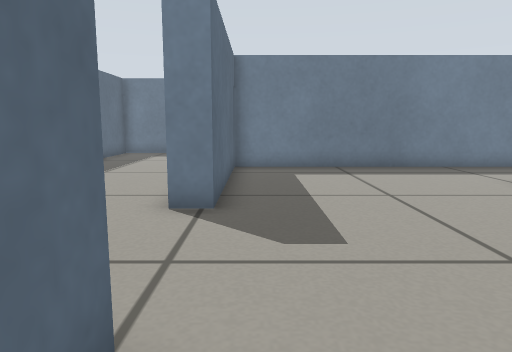
[1] (above)

16 first-person views from a walk through a robot-simulator world made for Gazebo. The camera is 0.39 m above the floor, tilts 8° down and sees 70° across. The floor is counted in squares, 0.25 m on a side. Each view is taken from the middle of a square. On the plan, view 1 faces up. The plan holds only what a view shows up to about 16 squares ahead; the rest is blank.

[2]
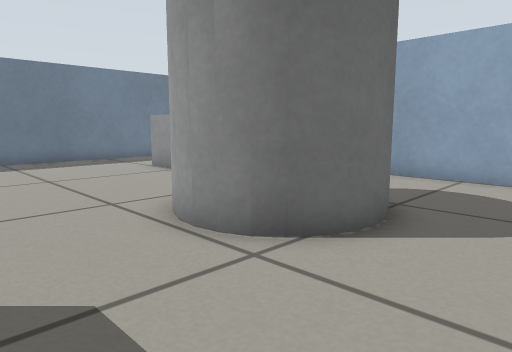

[3]
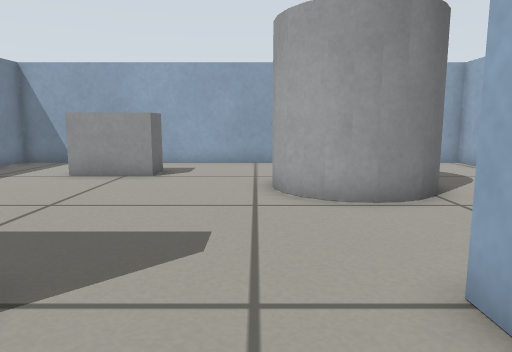

[4]
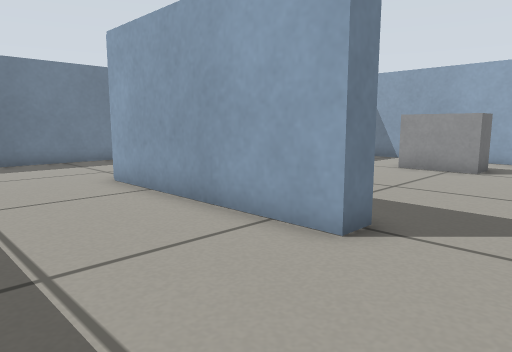

[5]
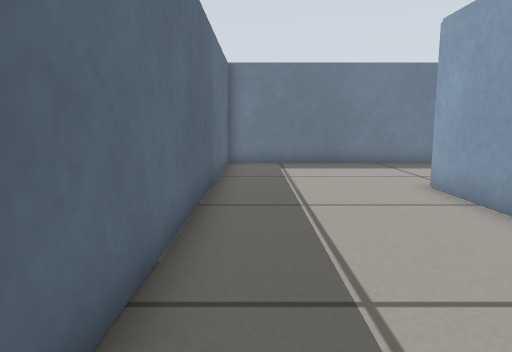

[6]
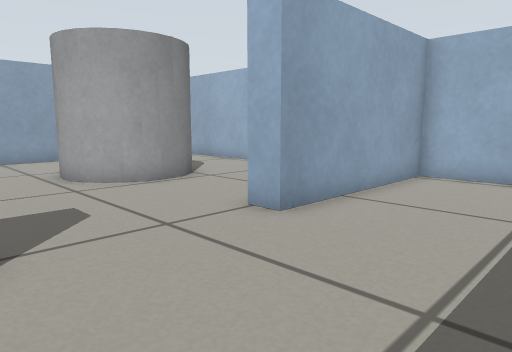

[7]
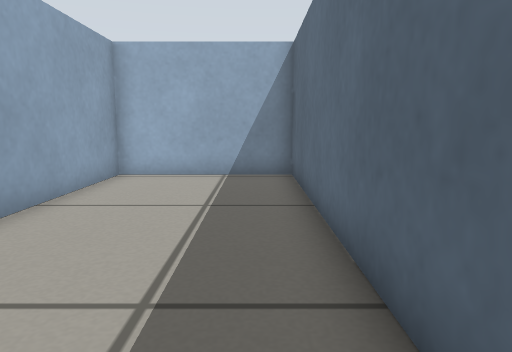

[8]
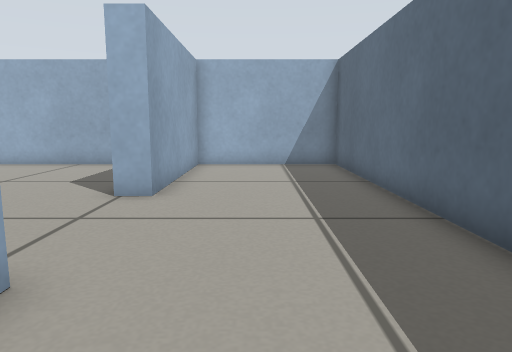

[9]
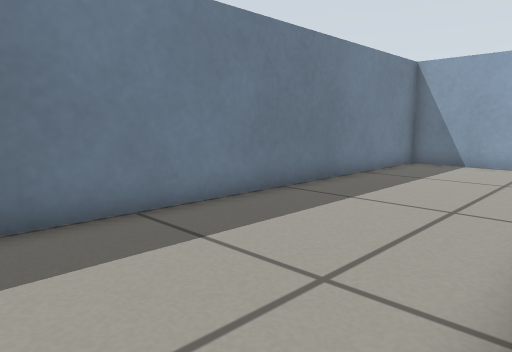

[10]
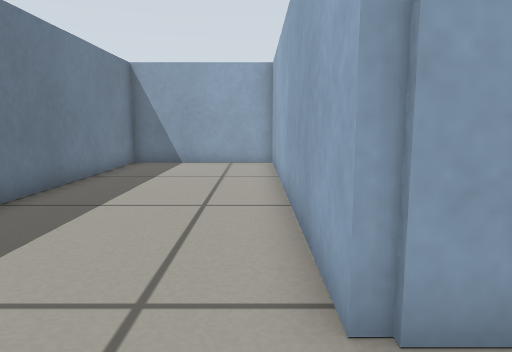

[11]
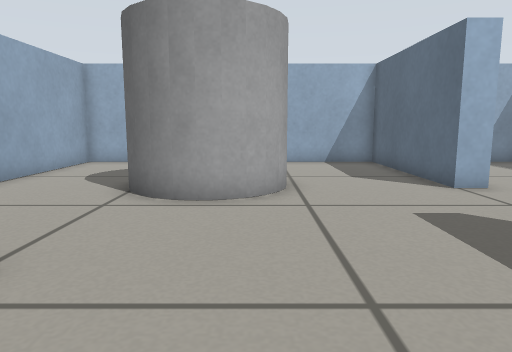

[12]
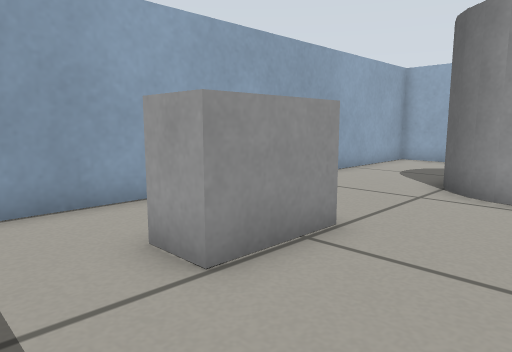

[13]
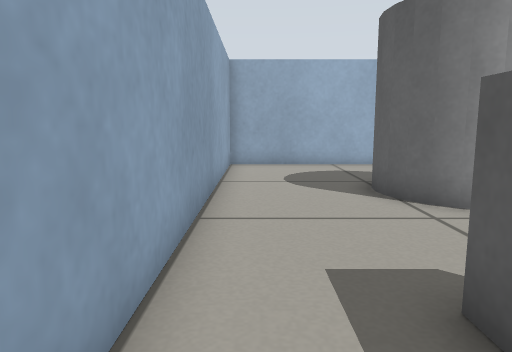

[14]
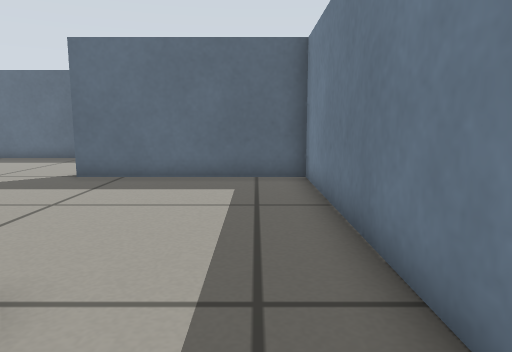

[15]
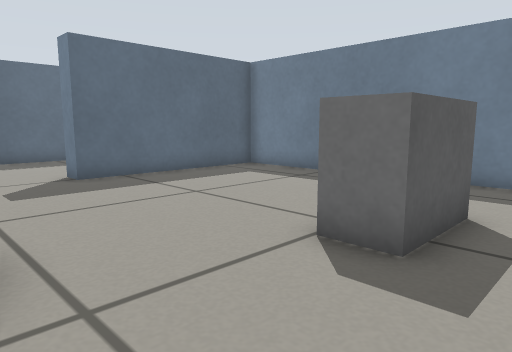

[16]
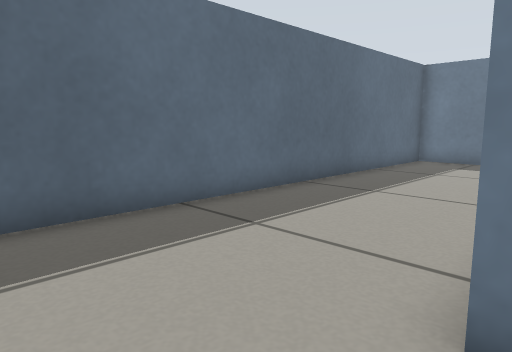

### Floor plan
Key: @ floor where view 1 was taken; # wall or solid block; . floor; B grey box; C grey cylinder.
Columns run from 7 left of view 1 to 11 right of it. Each row starts with its distance up from view 1.
 20 ###################
 19 #.................#
 18 #.................#
 17 #.................#
 16 #.................#
 15 #.................#
 14 #....##############
 13 #....##           #
 12 #....##...........#
 11 #....##...........#
 10 #....##.......BB..#
  9 #....##.......BB..#
  8 #....##.......BB..#
  7 #....##.......BB..#
  6 #.................#
  5 #.................#
  4 #...........C.....#
  3 #..........CCCC...#
  2 #....##...CC  C...#
  1 #....##...CC  C...#
  0 #....##@...CCC ...#
 -1 #....##...........#
 -2 #....##...........#
 -3 #....##...........#
 -4 ###################

Where each view was taken, in squares from view 1:
view 1: 0 up, 0 right, facing up
view 2: 3 down, 0 right, facing up-right
view 3: 4 up, 4 left, facing right
view 4: 4 up, 6 left, facing up-right
view 5: 5 up, 6 left, facing up
view 6: 7 up, 6 left, facing down-right
view 7: 7 up, 6 left, facing down
view 8: 10 up, 4 left, facing down
view 9: 14 up, 4 left, facing up-right
view 10: 15 up, 4 left, facing right
view 11: 11 up, 4 right, facing down
view 12: 12 up, 4 right, facing down-right
view 13: 10 up, 10 right, facing down
view 14: 12 up, 10 right, facing left
view 15: 3 up, 10 right, facing up-left
view 16: 4 up, 1 left, facing up-left
